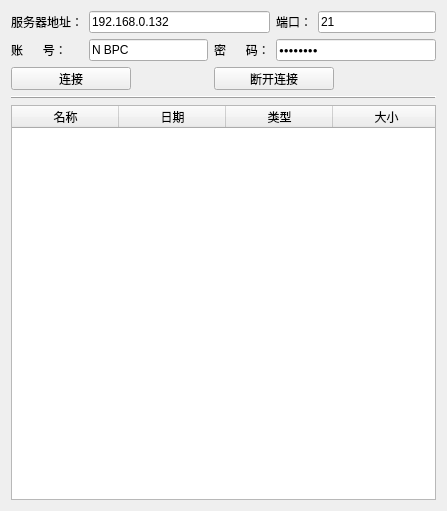
<?xml version="1.0" encoding="UTF-8"?>
<ui version="4.0">
 <class>FtpClientWidget</class>
 <widget class="QWidget" name="FtpClientWidget">
  <property name="geometry">
   <rect>
    <x>0</x>
    <y>0</y>
    <width>447</width>
    <height>511</height>
   </rect>
  </property>
  <property name="windowTitle">
   <string>FtpClientWidget</string>
  </property>
  <layout class="QGridLayout" name="gridLayout">
   <item row="0" column="0">
    <widget class="QLabel" name="lServerAddress">
     <property name="text">
      <string>服务器地址：</string>
     </property>
    </widget>
   </item>
   <item row="0" column="1" colspan="2">
    <widget class="QLineEdit" name="leServerAddress">
     <property name="focusPolicy">
      <enum>Qt::StrongFocus</enum>
     </property>
     <property name="text">
      <string>192.168.0.132</string>
     </property>
    </widget>
   </item>
   <item row="0" column="3">
    <widget class="QLabel" name="lPort">
     <property name="text">
      <string>端口：</string>
     </property>
    </widget>
   </item>
   <item row="0" column="4">
    <widget class="QLineEdit" name="lePort">
     <property name="focusPolicy">
      <enum>Qt::StrongFocus</enum>
     </property>
     <property name="text">
      <string>21</string>
     </property>
    </widget>
   </item>
   <item row="1" column="0">
    <widget class="QLabel" name="lAccount">
     <property name="text">
      <string>账      号：</string>
     </property>
    </widget>
   </item>
   <item row="1" column="1">
    <widget class="QLineEdit" name="leAccount">
     <property name="focusPolicy">
      <enum>Qt::StrongFocus</enum>
     </property>
     <property name="text">
      <string>N BPC</string>
     </property>
    </widget>
   </item>
   <item row="1" column="2">
    <widget class="QLabel" name="lPassword">
     <property name="text">
      <string>密      码：</string>
     </property>
    </widget>
   </item>
   <item row="1" column="3" colspan="2">
    <widget class="QLineEdit" name="lePassword">
     <property name="font">
      <font>
       <pointsize>6</pointsize>
      </font>
     </property>
     <property name="focusPolicy">
      <enum>Qt::StrongFocus</enum>
     </property>
     <property name="text">
      <string>jh123456</string>
     </property>
     <property name="echoMode">
      <enum>QLineEdit::Password</enum>
     </property>
    </widget>
   </item>
   <item row="2" column="0" colspan="2">
    <widget class="QToolButton" name="tbConnent">
     <property name="minimumSize">
      <size>
       <width>120</width>
       <height>23</height>
      </size>
     </property>
     <property name="maximumSize">
      <size>
       <width>120</width>
       <height>23</height>
      </size>
     </property>
     <property name="text">
      <string>连接</string>
     </property>
    </widget>
   </item>
   <item row="2" column="2" colspan="3">
    <widget class="QToolButton" name="tbDisconnent">
     <property name="minimumSize">
      <size>
       <width>120</width>
       <height>23</height>
      </size>
     </property>
     <property name="maximumSize">
      <size>
       <width>120</width>
       <height>23</height>
      </size>
     </property>
     <property name="text">
      <string>断开连接</string>
     </property>
    </widget>
   </item>
   <item row="3" column="0" colspan="5">
    <widget class="QFrame" name="fSeparator">
     <property name="frameShape">
      <enum>QFrame::HLine</enum>
     </property>
     <property name="frameShadow">
      <enum>QFrame::Raised</enum>
     </property>
    </widget>
   </item>
   <item row="4" column="0" colspan="5">
    <widget class="QTableWidget" name="tableWidget">
     <property name="horizontalScrollBarPolicy">
      <enum>Qt::ScrollBarAlwaysOff</enum>
     </property>
     <property name="editTriggers">
      <set>QAbstractItemView::NoEditTriggers</set>
     </property>
     <property name="selectionBehavior">
      <enum>QAbstractItemView::SelectRows</enum>
     </property>
     <property name="showGrid">
      <bool>false</bool>
     </property>
     <attribute name="horizontalHeaderDefaultSectionSize">
      <number>107</number>
     </attribute>
     <attribute name="horizontalHeaderHighlightSections">
      <bool>false</bool>
     </attribute>
     <attribute name="horizontalHeaderStretchLastSection">
      <bool>true</bool>
     </attribute>
     <attribute name="verticalHeaderVisible">
      <bool>false</bool>
     </attribute>
     <column>
      <property name="text">
       <string>名称</string>
      </property>
     </column>
     <column>
      <property name="text">
       <string>日期</string>
      </property>
     </column>
     <column>
      <property name="text">
       <string>类型</string>
      </property>
     </column>
     <column>
      <property name="text">
       <string>大小</string>
      </property>
     </column>
    </widget>
   </item>
  </layout>
 </widget>
 <resources/>
 <connections/>
</ui>
